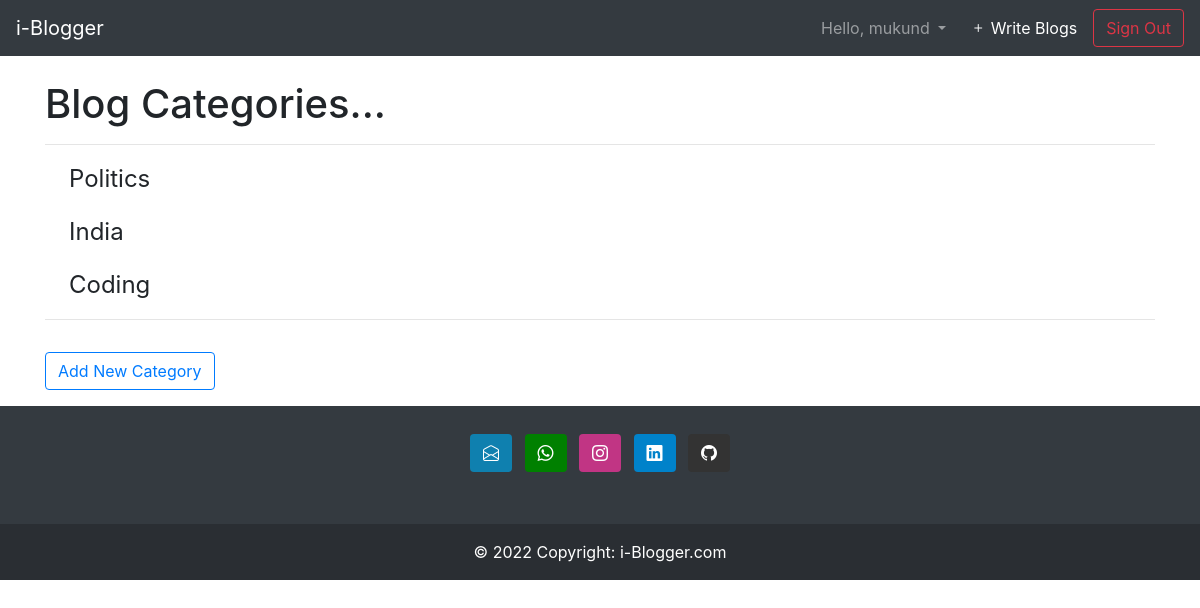
/category-list/ (signed in), run on the app's committed database.
### my_blogs/models.py (models this page shows, shortened)
class Category(models.Model):
	name = models.CharField(max_length=200)
	def __str__(self):
		return self.name

### my_blogs/views.py (the view)
# urls.py: path('category-list/', CategoryList, name="category-list"),
def CategoryList(request):
	category_menu = Category.objects.all()
	ordering = ['-created_on']
	return render(request, 'category_list.html', {'category_menu': category_menu})

### my_blogs/templates/category_list.html (shortened to what this page needs)
{% extends 'base.html' %}
{% block content %}
	<h1>Blog Categories...</h1>
	<hr>
    {% for items in category_menu %}
      <h4><a class="my-3 dropdown-item" href="{% url 'category' items %}">{{ items }}</a></h4>
    {% endfor %}
    {% if user.is_authenticated %}
    <hr>
      <a class="btn btn-outline-primary my-3" href="{% url 'add_category' %}">Add New Category</a><br>
    {% endif %}
{% endblock %}

### my_blogs/templates/base.html (shortened to what this page needs)
{% load static %}
<!doctype html>
<html lang="en">
  <head>
    <link rel="stylesheet" href="https://cdn.jsdelivr.net/npm/bootstrap@4.6.2/dist/css/bootstrap.min.css">
    <link rel="stylesheet" href="https://cdn.jsdelivr.net/npm/bootstrap-icons@1.9.1/font/bootstrap-icons.css">
  </head>
  <body>
    <nav class="navbar sticky-top navbar-expand-lg navbar-dark bg-dark">
      <a class="navbar-brand" href="{% url 'home' %}">i-Blogger</a>
      <div class="collapse navbar-collapse" id="navbarSupportedContent">
        {% if user.is_authenticated %}
          <ul class="navbar-nav ml-auto">
            <li class="nav-item dropdown">
              <a class="nav-link dropdown-toggle" href="#" role="button" data-toggle="dropdown" aria-expanded="false">
                Hello, {{ user.username}}
              </a>
            </li>
            <li class="nav-item active">
              <a class="nav-link mx-2" href="{% url 'add_blogs' %}"><i class="bi bi-plus"></i> Write Blogs</a>
            </li>
          </ul>
          <a href="{% url 'logout' %}" class="btn btn-outline-danger">Sign Out</a>
        {% else %}
          <ul class="navbar-nav ml-auto">
            <a href="{% url 'login' %}" class="btn btn-outline-primary mx-3">Sign In</a>
          </ul>
        {% endif %}
      </div>
    </nav>
    <br>
    <div class="container">
      {% block content %}
      {% endblock %}
    </div>
  </body>
  <footer class="bg-dark text-center text-white">
    <div class="container p-4 pb-0">
      <section class="mb-4">
        <a class="btn text-white btn-floating m-1" style="background-color: #0f80af;" href="mailto: mukundjitiwari@gmail.com" target="_blank" role="button">
          <i class="bi bi-envelope-open"></i
        ></a>
        <a class="btn text-white btn-floating m-1" style="background-color: #008000;" href="https://wa.me/+919451721374" target="_blank" role="button">
          <i class="bi bi-whatsapp"></i
        ></a>
        <a class="btn text-white btn-floating m-1" style="background-color: #C13584;" href="https://www.instagram.com/tiwariji_05" target="_blank" role="button">
          <i class="bi bi-instagram"></i
        ></a>
        <a class="btn text-white btn-floating m-1" style="background-color: #0082ca;" href="https://www.linkedin.com/in/mukund-jee-tiwari/" target="_blank" role="button">
          <i class="bi bi-linkedin"></i>
        </a>
        <a class="btn text-white btn-floating m-1" style="background-color: #333333;" href="https://github.com/tiwariji-mukund" target="_blank" role="button">
          <i class="bi bi-github"></i
        ></a>
      </section>
    </div>
    <div class="text-center p-3" style="background-color: rgba(0, 0, 0, 0.2);">
      © 2022 Copyright:
      <a class="text-white" href="{% url 'home' %}">i-Blogger.com</a><br>
    </div>
  </footer>
</html>

### data on the page
Category: name "Politics"
Category: name "India"
Category: name "Coding"

### other printed values
{{ user.username }} "mukund"
